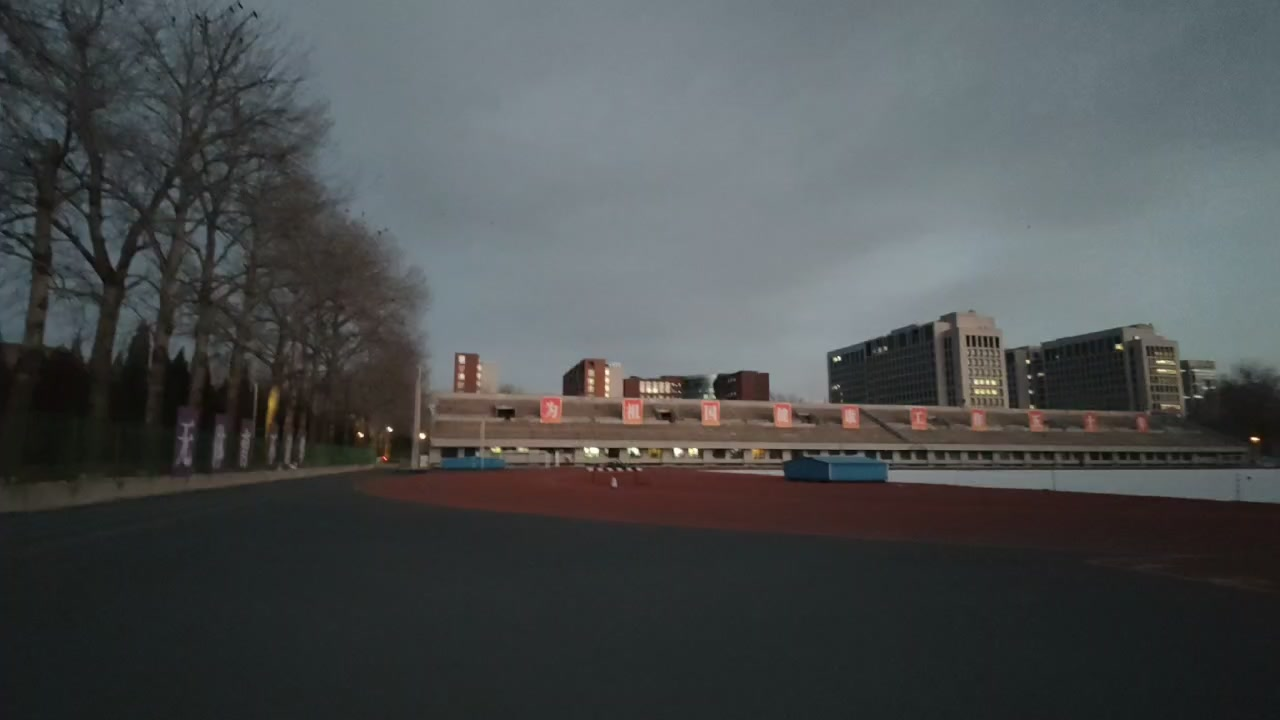
#> input picture inputs/dongcao/01.jpg, 1280 x 720 px; its folder holds 4 pictures in this run; the run also reads 2 pictures not shown here
$ python images.py
#> lines starting #> are read from the running program, lines starting #| are printed output that depends on the picture
#> the loop in get_images, `for pth in paths:` made 4 passes
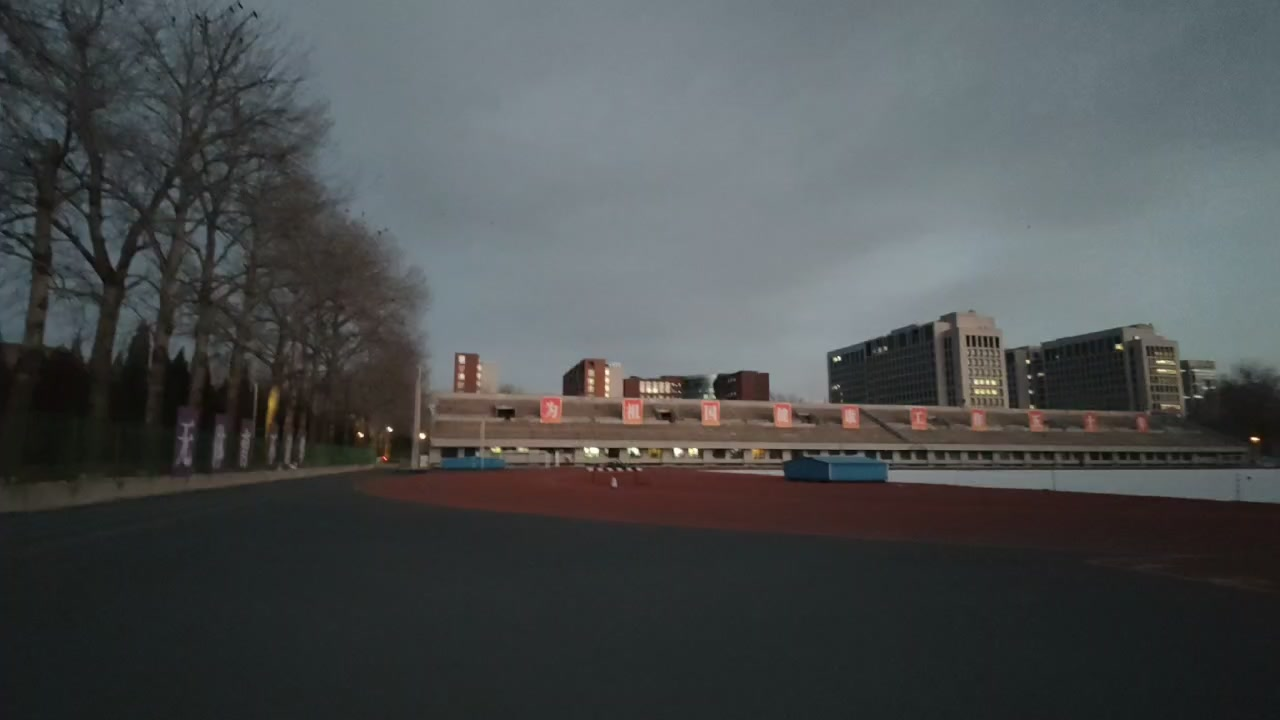
#> input picture inputs/dongcao/01.jpg, 1280 x 720 px
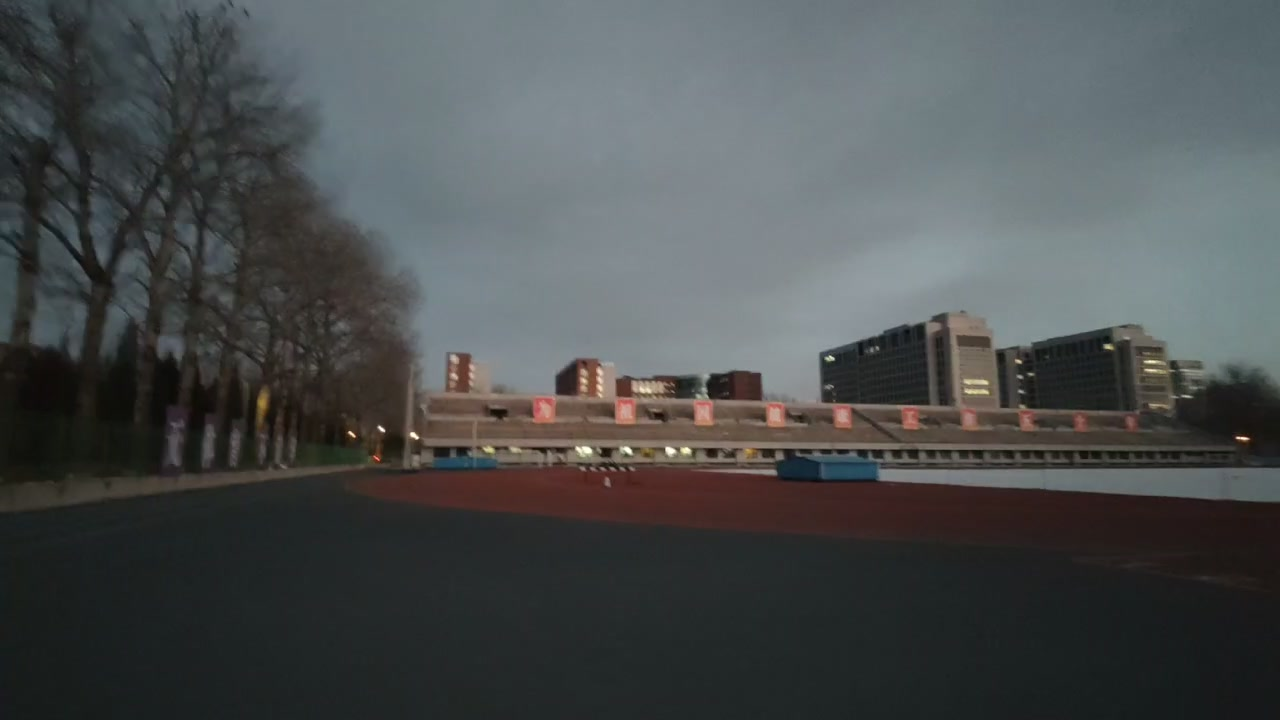
#> input picture inputs/dongcao/02.jpg, 1280 x 720 px
#> pass 3, in __init__ (call 3), `self.image = cv2.imread(path)`:
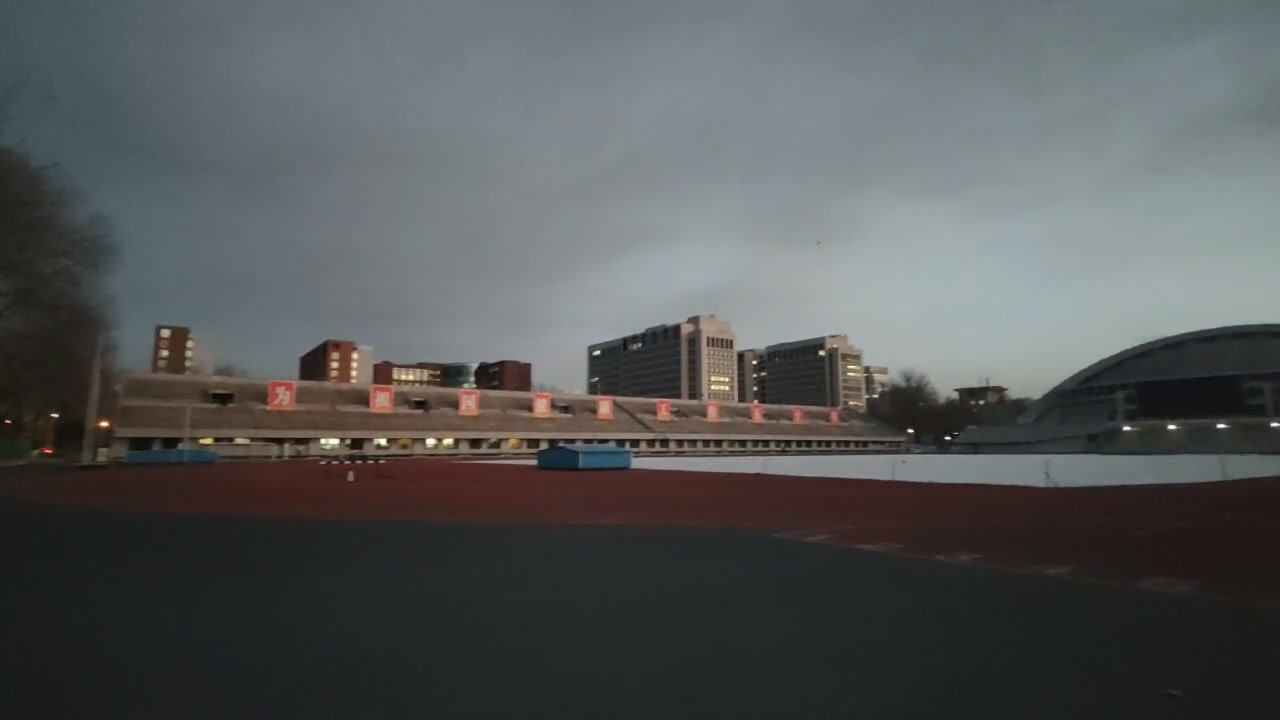
#> self.image: shape (720, 1280, 3); mean B, G, R 88.3, 87.9, 85.2
import numpy as np
import cv2
from typing import List
from glob import glob
import os

IMAGE_SUFFIX = [".jpg", ".jpeg", ".bmp", ".png"]

class Image:
    def __init__(self, path) -> None:
        self.path = path
        self.image = cv2.imread(path)
        self.keypoints = None
        self.features = None
        self.components_id: int = -1 # 属于第几张图
        self.H: np.ndarray = None
        self.gain: np.ndarray = np.ones(3, dtype=float)
        # print(self.image.shape, self.path)

    def get_sift_feats(self):
        if (self.keypoints == None or self.features == None):
            descriptor = cv2.SIFT_create()
            self.keypoints, self.features = descriptor.detectAndCompute(self.image, None)
#> self.keypoints = 1356 keypoints; strongest (x, y, size): (422, 436, 4), (390, 429, 3.3), (361, 435, 3.3), (1028, 361, 2.6)
#> self.image is the input picture: shape (720, 1280, 3); mean B, G, R 79.1, 78.4, 75.1
        return (self.keypoints, self.features)

def get_images(dir) -> List[Image]:
    paths, images = [], []
    for suffix in IMAGE_SUFFIX:
        paths += glob(os.path.join(dir, "*"+suffix), recursive=False)
    for pth in paths:
        images.append(Image(pth))
    return images


if __name__ == "__main__":
    pth = "inputs/dongcao"
    images = get_images(pth)
    kpts, features = images[0].get_sift_feats()
#> kpts has the same summary as self.keypoints in get_sift_feats
    print("kpts", len(kpts))
#| kpts 1356
